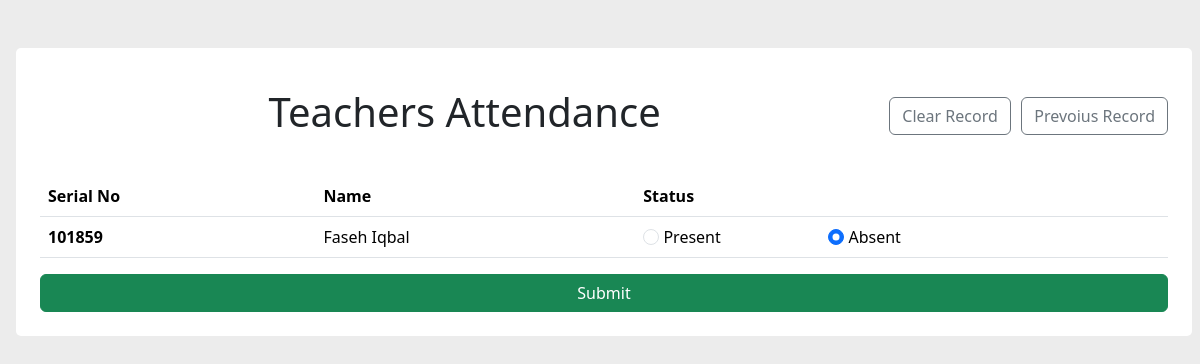
The app's page /teachers_attendance with its own data.
### server.py (models this page shows, shortened)
class Tea_Att(db.Model):
    sno = db.Column(db.Integer, primary_key = True)
    name = db.Column(db.String(200), nullable = False)
    attend = db.Column(db.String(20), nullable = False)

### server.py (the view)
@app.route("/teachers_attendance")
def teachers_attendance():
    allTeas = Tea_Att.query.all()
    allTeas = sorted(allTeas, key=lambda x: x.sno)
    return render_template('AttendanceManagement/teachers_attendance.html', allTeas = allTeas)

### templates/AttendanceManagement/teachers_attendance.html (shortened to what this page needs)
<!DOCTYPE html>
<html lang="en">
<head>
    <link href="https://cdn.jsdelivr.net/npm/bootstrap@5.3.3/dist/css/bootstrap.min.css" rel="stylesheet">
</head>
<body style="background-color: rgb(236, 236, 236);">
    <div class="my-5 mx-3" style="width: 98%; background-color: white; padding: 2%; border-radius: 5px; align-self: center;">
        <h1 class="my-3" style="text-align: center;"> Teachers Attendance
          <span style="float: right;">
            <a href="/clear_Tea_fee" type="button" class="btn btn-outline-secondary">Clear Record</a>
            <a href="/Tea_prev_record" type="button" class="btn btn-outline-secondary">Prevoius Record</a>
          </span>
        </h1>
        <br>
        <form>
        <table class="table">
            <thead>
              <tr>
                <th scope="col">Serial No</th>
                <th scope="col">Name</th>
                <th scope="col">Status</th>
              </tr>
            </thead>
            <tbody>
              {% for Tea in allTeas %}
                <tr>
                  <th scope="row">{{Tea.sno}}</th>
                  <td>{{Tea.name}}</td>
                  <td>
                    <div style="display: inline; margin-right: 20%; cursor: pointer;" >
                      <input class="form-check-input" type="radio" style="cursor: pointer;" name="att_status{{ Tea.sno }}" id="present{{ Tea.sno }}" value="Present" {% if Tea.attend == 'Present' %} checked {% endif %}>
                      <label class="form-check-label" for="present{{ Tea.sno }}" style="cursor: pointer;">
                          Present
                        </label>
                      </div>
                      <div style="display: inline; margin-right: 20%; cursor: pointer;" >
                        <input class="form-check-input" type="radio" style="cursor: pointer;" name="att_status{{ Tea.sno }}" id="absent{{ Tea.sno }}" value="Absent" {% if Tea.attend == 'Absent' %} checked {% endif %}>
                        <label class="form-check-label" for="absent{{ Tea.sno }}" style="cursor: pointer;">
                          Absent
                        </label>
                      </div>
                  </td>
              {% endfor %}
            </tbody>
          </table>
          <button type="submit" class="btn btn-success" style="width: 100%;">Submit</button>
          </form>
    </div>
</body>
</html>

### records on screen
Tea_Att: sno "101859", name "Faseh Iqbal", attend "☐ Present", attend "☑ Absent"
